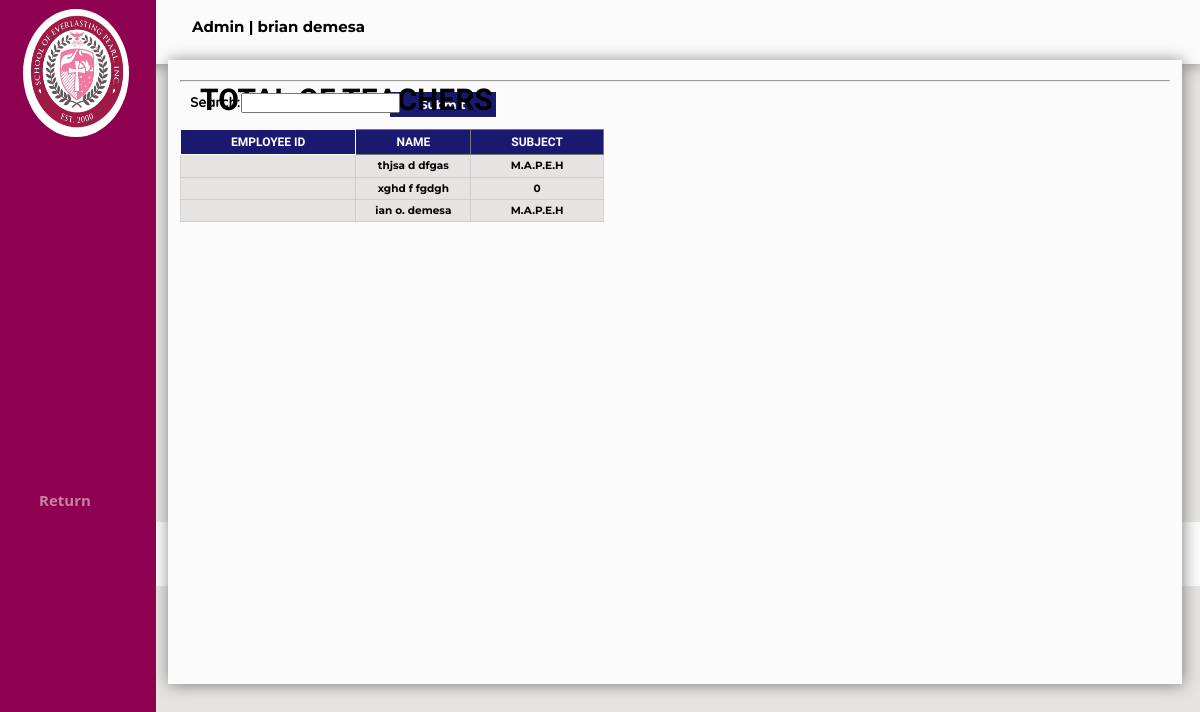
Before: /Admin/totalteacher.php (signed in) with the older database file.
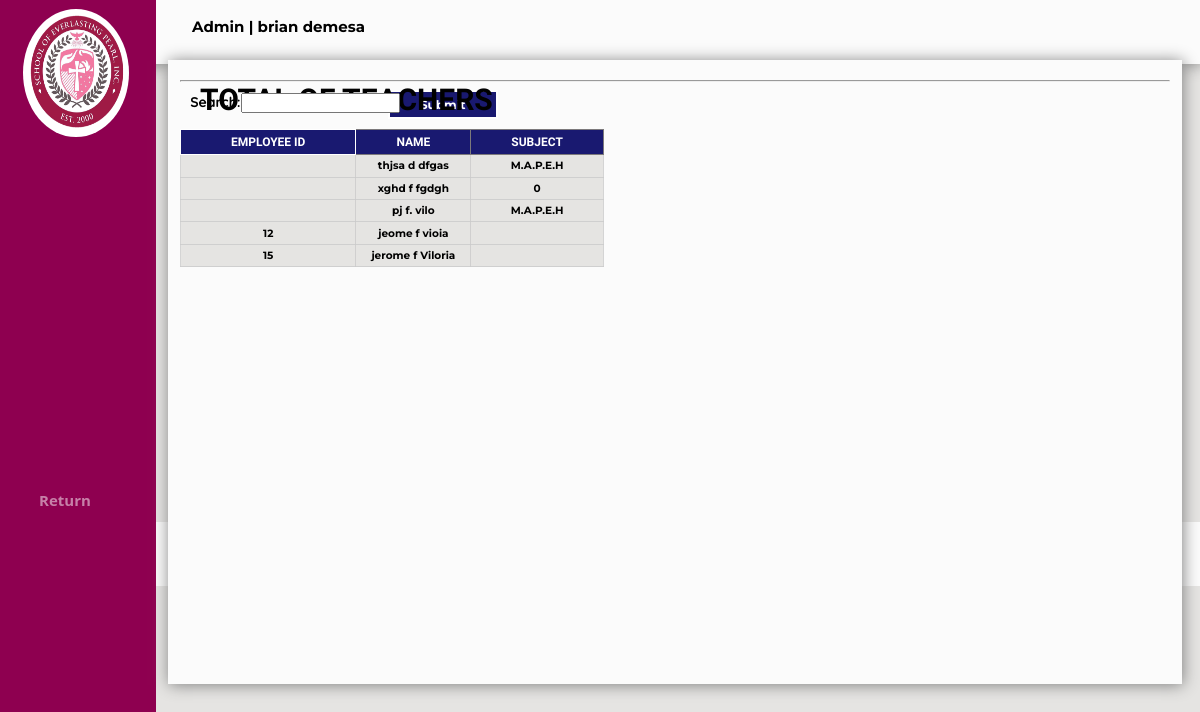
After: the same page with the newer database file.
### tables this page shows
CREATE TABLE `tbl_sepi_account` (
  `Acc_ID` int(11) NOT NULL,
  `Admin_ID` varchar(20) NOT NULL,
  `Fname` varchar(30) NOT NULL,
  `mname` varchar(5) NOT NULL,
  `Lname` varchar(30) NOT NULL,
  `Username` varchar(30) NOT NULL,
  `EMAIL` varchar(50) NOT NULL,
  `Password` varchar(30) NOT NULL,
  `Gender` varchar(15) NOT NULL,
  `Address` varchar(50) NOT NULL,
  `Role` varchar(20) NOT NULL,
  `Hdate` date NOT NULL
);

CREATE TABLE `tbl_teacher` (
  `TID` int(11) NOT NULL,
  `Employee_ID` varchar(30) NOT NULL,
  `FNAMES` varchar(30) NOT NULL,
  `MNAMES` varchar(30) NOT NULL,
  `LNAMES` varchar(30) NOT NULL,
  `USERNAME` varchar(30) NOT NULL,
  `ADDRESS` varchar(255) NOT NULL,
  `EMAIL` varchar(50) NOT NULL,
  `PASS` varchar(20) NOT NULL,
  `BDAYS` date DEFAULT NULL,
  `AGES` int(30) NOT NULL,
  `GENDERS` varchar(30) NOT NULL,
  `SUBJECT` varchar(200) DEFAULT NULL,
  `SUBJECTO` varchar(30) DEFAULT NULL,
  `SUBJECTT` varchar(30) DEFAULT NULL,
  `SUBJECTTH` varchar(30) DEFAULT NULL,
  `SUBJECTF` varchar(30) DEFAULT NULL,
  `SUBJECTFI` varchar(30) DEFAULT NULL,
  `SUBJECTS` varchar(30) DEFAULT NULL,
  `SUBJECTSE` varchar(30) DEFAULT NULL,
  `SUBJECTE` varchar(30) DEFAULT NULL,
  `SECTION` varchar(300) DEFAULT NULL,
  `Role` varchar(20) NOT NULL,
  `one` varchar(30) NOT NULL,
  `two` varchar(30) NOT NULL,
  `three` varchar(30) NOT NULL,
  `four` varchar(30) NOT NULL,
  `five` varchar(30) NOT NULL,
  `six` varchar(30) NOT NULL,
  `seven` varchar(30) NOT NULL,
  `eight` varchar(30) NOT NULL,
  `nine` varchar(30) NOT NULL,
  `ten` varchar(30) NOT NULL,
  `ones` varchar(30) NOT NULL,
  `twos` varchar(30) NOT NULL,
  `threes` varchar(30) NOT NULL,
  `fours` varchar(30) NOT NULL,
  `fives` varchar(30) NOT NULL,
  `sixs` varchar(30) NOT NULL,
  `sevens` varchar(30) NOT NULL,
  `eights` varchar(30) NOT NULL,
  `nines` varchar(30) NOT NULL,
  `tens` varchar(30) NOT NULL,
  `onem` varchar(30) NOT NULL,
  `twom` varchar(30) NOT NULL,
  `threem` varchar(30) NOT NULL,
  `fourm` varchar(30) NOT NULL,
  `fivem` varchar(30) NOT NULL,
  `sixm` varchar(30) NOT NULL,
  `sevenm` varchar(30) NOT NULL,
  `eightm` varchar(30) NOT NULL,
  `ninem` varchar(30) NOT NULL,
  `tenm` varchar(30) NOT NULL,
  `onec` varchar(30) NOT NULL,
  `twoc` varchar(30) NOT NULL,
  `threec` varchar(30) NOT NULL,
  `fourc` varchar(30) NOT NULL,
  `fivec` varchar(30) NOT NULL,
  `sixc` varchar(30) NOT NULL,
  `sevenc` varchar(30) NOT NULL,
  `eightc` varchar(30) NOT NULL,
  `ninec` varchar(30) NOT NULL,
  `tenc` varchar(30) NOT NULL
);

### Admin/totalteacher.php (the view, shortened to what this page needs)
<?php
include "../sepi_connect.php";
if(!isset($_SESSION['loggedin']) || $_SESSION['loggedin'] !== true)
{
 header("refresh:0; ../Index.php");
 exit;
}else if(isset($_SESSION['Acc_ID']))
{
	$userid = $_SESSION['Acc_ID'];
	$getrecord = mysqli_query($config,"SELECT * FROM tbl_sepi_account WHERE Acc_ID ='$userid'");
	while($rowedit = mysqli_fetch_assoc($getrecord))
	{
		$type = $rowedit['Role'];
		$name = $rowedit['Fname']." ".$rowedit['Lname'];
	}
}
if(isset($_POST['search'])){
$search = $_POST['search'];
if ($search != NULL){
$sql = "Select * from tbl_teacher where TID like '%$search%' or
										Employee_ID like '%$search%' or
										FNAMES like '%$search%' or
										MNAMES like '%$search%' or
										LNAMES like '%$search%' or
										BDAYS like '%$search%' or
										AGES like '%$search%' or
										GENDERS like '%$search%' or
										SUBJECTS like '%$search%'";
}else{
$sql = "Select * from tbl_teacher0";
}
}else{
$sql = "Select * from tbl_teacher";
}
?>
<html>
<head>
</head>
<link rel="stylesheet" href="../Css/sepi.css">
<body style="background-color:#E5E4E2">
<div class="header">
<p class="displayname"><?php echo "$type" ?> | <?php echo "$name" ?></p>
<form method="POST"action="logout.php" >
</form>
</div>
			<div class="footer">
				<h6 id="footer">© 2022 SEPI Login Form. All Rights Reserved | Designed by Excel-erator</h6>
			</div>
<form method="POST" action=teacher.php>
		<div class="dashboard">
			<img src="../Images/logo.png" class="dashboardlogocvgs">
			<a href="../Admin/dashboard.php" class="Returnarchive">Return</a>
		</div>
<div class="teacherdiv">
				<h1 id="teacherfont">TOTAL OF TEACHERS</h1>
				<hr>
				<p class="searchteacher">Search:</p>
				<input type=text name=search class="teachertxt">
				<input type=submit name=sub class="teacherbtn">
</form>
</body>
</html>
<?php
include "../sepi_connect.php";
$result = $config -> query($sql);
if($result -> num_rows > 0){
echo"<div class=teachertbl style=overflow:auto;>";
echo"<table class=teachertbl1>";
echo "<tr>";
echo "<th Class=teacherheader1>EMPLOYEE ID";
echo "<th Class=teacherheader>NAME";
echo "<th Class=teacherheader>SUBJECT";
while($row = $result -> fetch_assoc()){
echo "<tr>";
echo "<td class=teacherinfo>".$row['Employee_ID'];
echo "<td class=teacherinfo>".$row['FNAMES']." ".$row['MNAMES']." ".$row['LNAMES'];
echo "<td class=teacherinfo>".$row['SUBJECTS'];
}
}else{
echo "Empty";
}
?>

Changed rows visible on the page:
removed tbl_teacher: FNAMES "ian", MNAMES "o.", LNAMES "demesa", SUBJECTS "M.A.P.E.H"
added tbl_teacher: FNAMES "pj", MNAMES "f.", LNAMES "vilo", SUBJECTS "M.A.P.E.H"
added tbl_teacher: Employee_ID "12", FNAMES "jeome", MNAMES "f", LNAMES "vioia"
added tbl_teacher: Employee_ID "15", FNAMES "jerome", MNAMES "f", LNAMES "Viloria"
